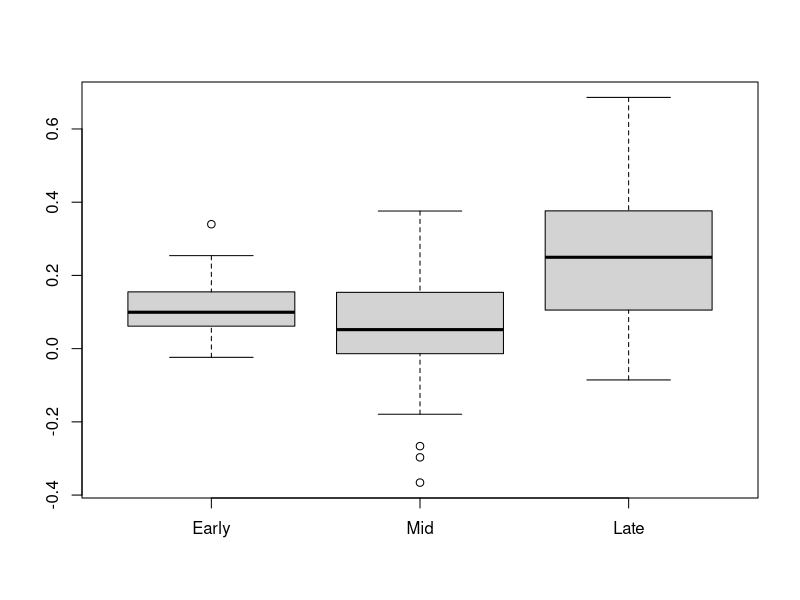
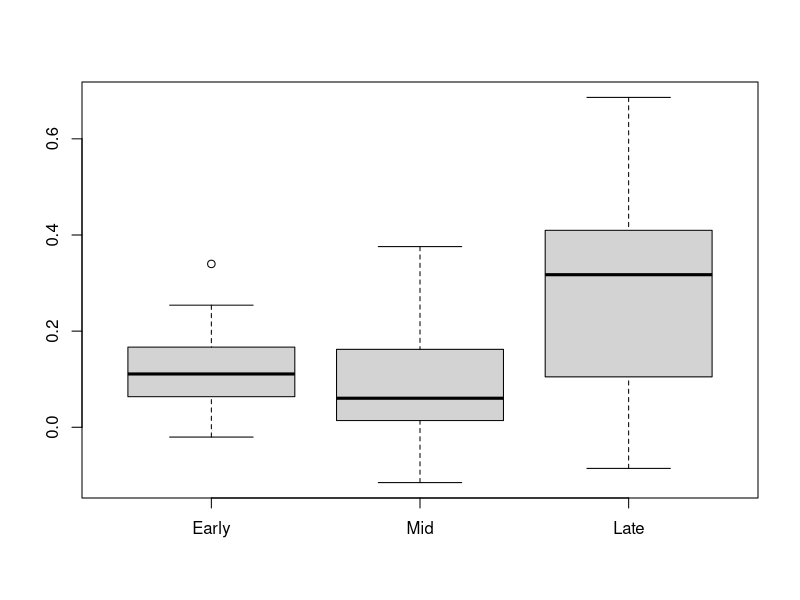
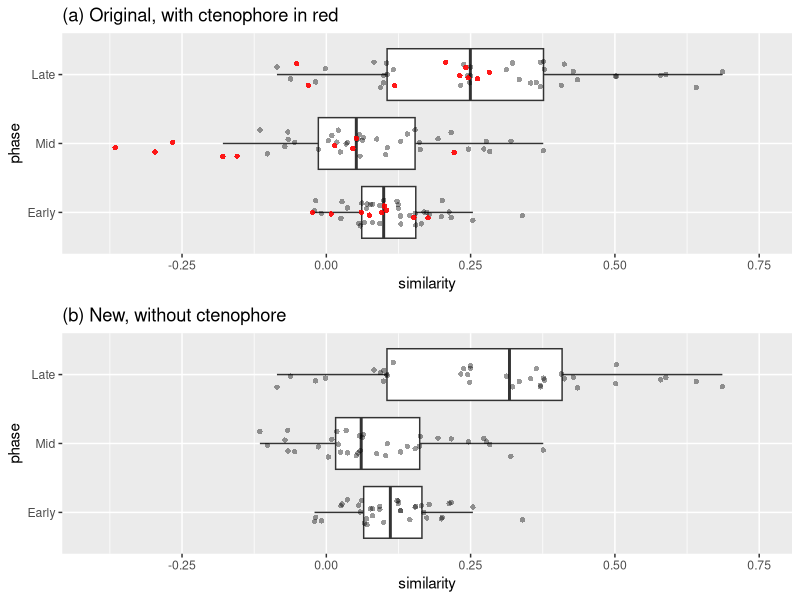
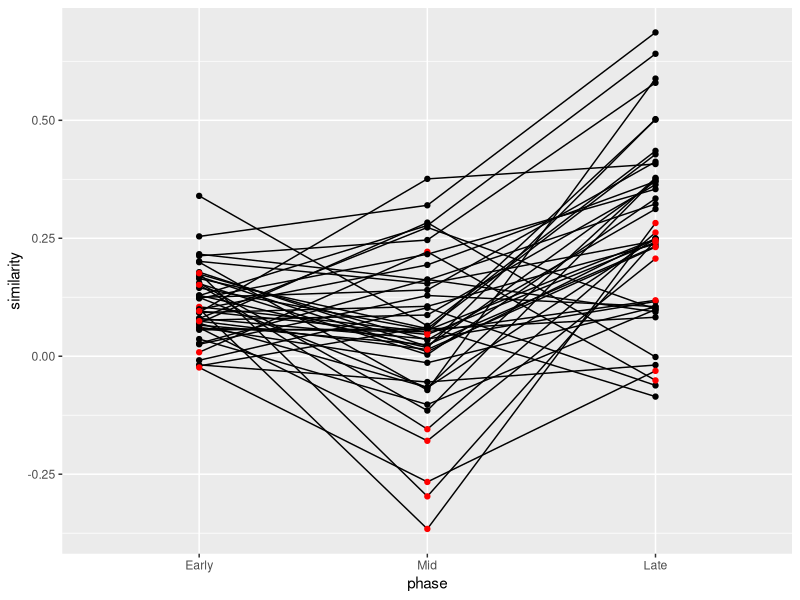
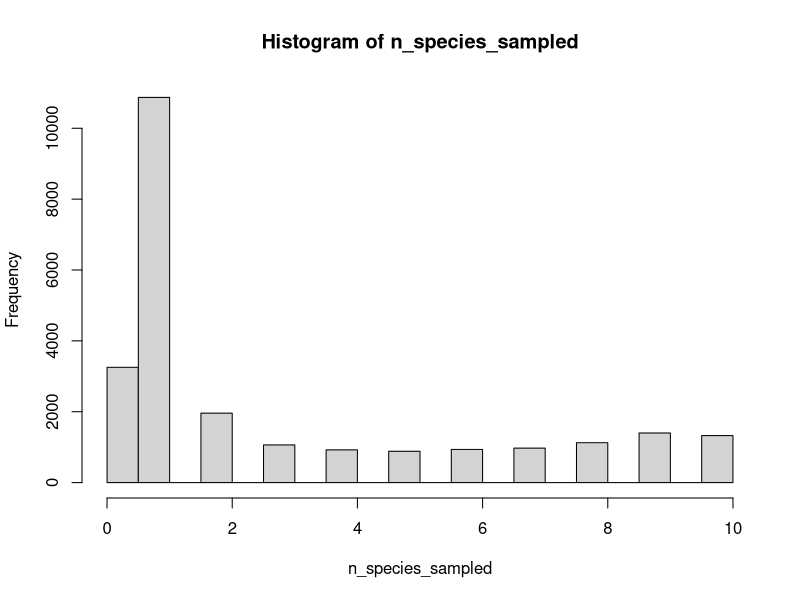
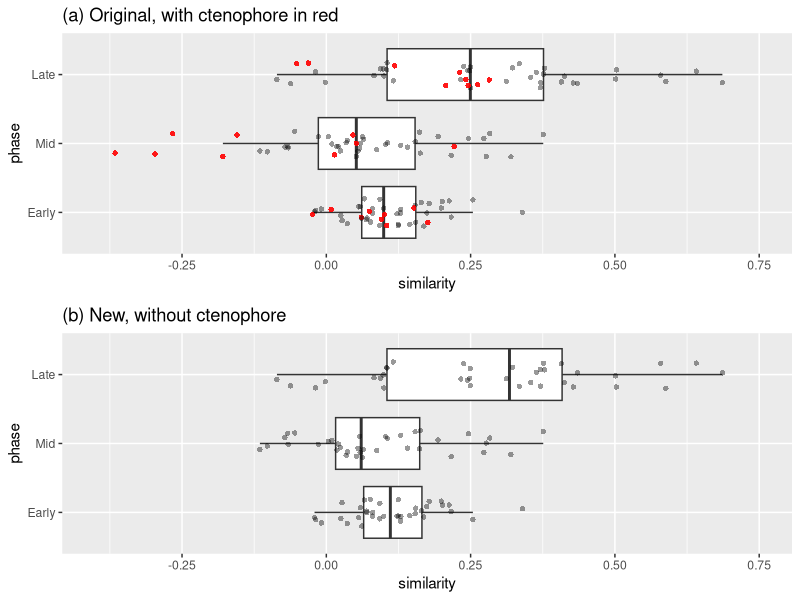

Source code (R) for these figures, in order:
## ---- chunk 1
	library(ggplot2)
	library(tidyverse)
	library(grid)
## ---- chunk 2
	D = read.table("data_processed/Figure_4d_data.txt", header=T)
	
	# Replace taxon indeces with taxon names
	
	taxa = c("Porifera", "Nematodes", "Arthropods", "Platyhelminthes", "Tardigrades", "Cnidaria", "Annelides", "Echinodermata", "Chordata", "Ctenophores") # from Figure 4d data.xlsx
	D$Species_A = as.factor( sapply(D$Species_A, function(x) taxa[x]) )
	D$Species_B = as.factor( sapply(D$Species_B, function(x) taxa[x]) )
	
	
	boxplot(as.matrix(D[,3:5]))
## ---- chunk 3

	# hist(D$Early - D$Mid)
	w_early = wilcox.test(D$Early, D$Mid, alternative="greater", paired=T)$p.value
	
	# hist(D$Late - D$Mid)
	w_late = wilcox.test(D$Late, D$Mid, alternative="greater", paired=T)$p.value
	
## ---- chunk 4

	D[order(D[,4]),]

## ---- chunk 5

	D_no_ct = D[ ((D$Species_A != "Ctenophores") &   (D$Species_B != "Ctenophores")), ]
	boxplot(as.matrix(D_no_ct[,3:5]))
	wilcox.test(D_no_ct$Early, D_no_ct$Mid, alternative="greater", paired=T)
	wilcox.test(D_no_ct$Late, D_no_ct$Mid, alternative="greater", paired=T)

## ---- chunk 6

	# Multiple plot function
	#
	# ggplot objects can be passed in ..., or to plotlist (as a list of ggplot objects)
	# - cols:   Number of columns in layout
	# - layout: A matrix specifying the layout. If present, 'cols' is ignored.
	#
	# If the layout is something like matrix(c(1,2,3,3), nrow=2, byrow=TRUE),
	# then plot 1 will go in the upper left, 2 will go in the upper right, and
	# 3 will go all the way across the bottom.
	#
	multiplot <- function(..., plotlist=NULL, file, cols=1, layout=NULL) {
	
	
	  # Make a list from the ... arguments and plotlist
	  plots <- c(list(...), plotlist)
	
	  numPlots = length(plots)
	
	  # If layout is NULL, then use 'cols' to determine layout
	  if (is.null(layout)) {
	    # Make the panel
	    # ncol: Number of columns of plots
	    # nrow: Number of rows needed, calculated from # of cols
	    layout <- matrix(seq(1, cols * ceiling(numPlots/cols)),
	                    ncol = cols, nrow = ceiling(numPlots/cols))
	  }
	
	 if (numPlots==1) {
	    print(plots[[1]])
	
	  } else {
	    # Set up the page
	    grid.newpage()
	    pushViewport(viewport(layout = grid.layout(nrow(layout), ncol(layout))))
	
	    # Make each plot, in the correct location
	    for (i in 1:numPlots) {
	      # Get the i,j matrix positions of the regions that contain this subplot
	      matchidx <- as.data.frame(which(layout == i, arr.ind = TRUE))
	
	      print(plots[[i]], vp = viewport(layout.pos.row = matchidx$row,
	                                      layout.pos.col = matchidx$col))
	    }
	  }
	}

## ---- chunk 7

	limits=c(-0.4, 0.75)
	
	phase_levels = c( "Early", "Mid", "Late" )

	Dm = D %>% 
		gather( Early, Mid, Late, key="phase", value="similarity" ) %>%
		mutate( phase=factor( phase, levels=phase_levels ) )
	
	
	Dm_no_ct =  D_no_ct %>% 
		gather( Early, Mid, Late, key="phase", value="similarity" ) %>%
		mutate( phase=factor( phase, levels=phase_levels ) )
	
	has_cteno = (Dm$Species_A == "Ctenophores") | (Dm$Species_B == "Ctenophores")
	alpha = rep(0.4, length(has_cteno))
	alpha[has_cteno] = 0.9
	color = rep("black", length(has_cteno))
	color[has_cteno] = "red"
	
	pa = Dm %>% 
		ggplot( aes(x=phase, y=similarity) ) +
	    geom_boxplot(outlier.shape=NA) + # Outliers are drawn in bellow with jitter, so supress them here so they aren't duplicated
	    scale_y_continuous(limits=limits) +
	    geom_jitter(shape=16, position=position_jitter(0.2), alpha=alpha, color=color) + 
			coord_flip() + 
			ggtitle("(a) Original, with ctenophore in red")
	
	
	pb = Dm_no_ct %>% 
		ggplot( aes(x=phase, y=similarity)) +
	    geom_boxplot(outlier.shape=NA)+ # Outliers are drawn in bellow with jitter, so supress them here so they aren't duplicated
	    scale_y_continuous(limits=limits) +
	    geom_jitter(shape=16, position=position_jitter(0.2), alpha=0.4) + 
			coord_flip() + 
			ggtitle("(b) New, without ctenophore")
	
	multiplot(pa, pb, cols=1)
	
	pdf("Figure_levin_raw.pdf", width=4, height=4)
	multiplot(pa, pb, cols=1)
	dev.off()
	
	# Plots without points
	pa = ggplot(Dm, aes(phase, similarity)) + geom_boxplot()  + ggtitle("(a) Original, with ctenophore") + scale_y_continuous(limits=limits) + coord_flip()
	pb = ggplot(Dm_no_ct, aes(phase, similarity)) + geom_boxplot() + ggtitle("(b) New, without ctenophore") +  scale_y_continuous(limits=limits) + coord_flip() 
	#multiplot(pa, pb, cols=1)

## ---- chunk 8

	ggplot(data=Dm, aes(x=phase,y=similarity, group=interaction(Species_A, Species_B), text=paste(Species_A, Species_B, sep="-")))  + geom_line(size=0.5) + geom_point(color=color)
	
	inverse_hourglass = D[ (D$Mid<D$Early) & (D$Mid < D$Late),]

## ---- chunk 9

	inverse_hourglass
	
	table(c(as.character(inverse_hourglass$Species_A), as.character(inverse_hourglass$Species_B)))

## ---- chunk 10
	Phase = as.matrix(read.table("data_processed/Figure_4c_mode.txt", header=T))
	Ortho = as.matrix(read.table("data_processed/Figure_4c_orthology.txt", header=T))
	
	dim(Phase)
	dim(Ortho)
## ---- chunk 11
	sum((Phase>0) != (Ortho>0))
	
	table(Phase)
	
	nrow(Phase[rowSums(Phase)>0,]) # number of nonzero rows

## ---- chunk 12

	# Sample the columns for these two species
	DC = Phase[,c(2,3)]
	colnames(DC)
	
	# sample only rows that have phase annotations for both
	
	DC = DC[(DC[,1]>0) & (DC[,2]>0),]
	nrow(DC)
	
## ---- chunk 13

	colnames(DC)[1]
	ce = table(DC[,1])/sum(table(DC[,1]))
	ce
	
## ---- chunk 14

	colnames(DC)[2]
	dm = table(DC[,2])/sum(table(DC[,2]))
	dm
	
## ---- chunk 15
	expected = dm * ce
	
	observed = c( sum(DC[,1] ==1 & DC[,2] ==1), sum(DC[,1] ==2 & DC[,2] ==2), sum(DC[,1] ==3 & DC[,2] ==3) )
	observed = observed / nrow(DC)
	observed
	
	observed/expected
	
	log(observed/expected, 2) # have not yet verified the base

## ---- chunk 16

	n_species_sampled = apply( Phase, 1, function(x) sum( x > 0 ) )
	
	phase_sub = Phase[ n_species_sampled >= 2, ]
	
	hist( n_species_sampled )
	
## ---- chunk 17
	sessionInfo()
